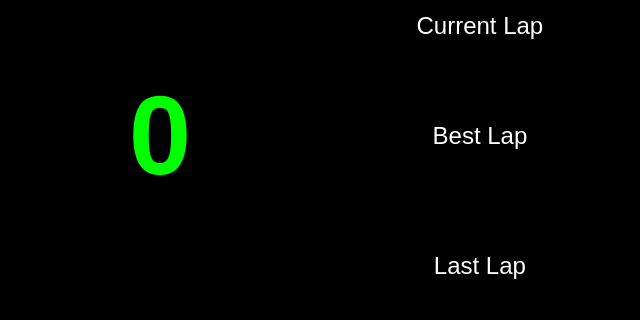
<?xml version="1.0" encoding="UTF-8"?>
<ui version="4.0">
 <class>Dialog</class>
 <widget class="QDialog" name="Dialog">
  <property name="geometry">
   <rect>
    <x>0</x>
    <y>0</y>
    <width>640</width>
    <height>320</height>
   </rect>
  </property>
  <property name="palette">
   <palette>
    <active>
     <colorrole role="Base">
      <brush brushstyle="SolidPattern">
       <color alpha="255">
        <red>255</red>
        <green>255</green>
        <blue>255</blue>
       </color>
      </brush>
     </colorrole>
     <colorrole role="Window">
      <brush brushstyle="SolidPattern">
       <color alpha="255">
        <red>0</red>
        <green>0</green>
        <blue>0</blue>
       </color>
      </brush>
     </colorrole>
    </active>
    <inactive>
     <colorrole role="Base">
      <brush brushstyle="SolidPattern">
       <color alpha="255">
        <red>255</red>
        <green>255</green>
        <blue>255</blue>
       </color>
      </brush>
     </colorrole>
     <colorrole role="Window">
      <brush brushstyle="SolidPattern">
       <color alpha="255">
        <red>0</red>
        <green>0</green>
        <blue>0</blue>
       </color>
      </brush>
     </colorrole>
    </inactive>
    <disabled>
     <colorrole role="Base">
      <brush brushstyle="SolidPattern">
       <color alpha="255">
        <red>0</red>
        <green>0</green>
        <blue>0</blue>
       </color>
      </brush>
     </colorrole>
     <colorrole role="Window">
      <brush brushstyle="SolidPattern">
       <color alpha="255">
        <red>0</red>
        <green>0</green>
        <blue>0</blue>
       </color>
      </brush>
     </colorrole>
    </disabled>
   </palette>
  </property>
  <property name="windowTitle">
   <string>Dialog</string>
  </property>
  <property name="autoFillBackground">
   <bool>false</bool>
  </property>
  <widget class="QLabel" name="center_value">
   <property name="geometry">
    <rect>
     <x>10</x>
     <y>10</y>
     <width>300</width>
     <height>250</height>
    </rect>
   </property>
   <property name="palette">
    <palette>
     <active>
      <colorrole role="WindowText">
       <brush brushstyle="SolidPattern">
        <color alpha="255">
         <red>0</red>
         <green>255</green>
         <blue>0</blue>
        </color>
       </brush>
      </colorrole>
     </active>
     <inactive>
      <colorrole role="WindowText">
       <brush brushstyle="SolidPattern">
        <color alpha="255">
         <red>0</red>
         <green>255</green>
         <blue>0</blue>
        </color>
       </brush>
      </colorrole>
     </inactive>
     <disabled>
      <colorrole role="WindowText">
       <brush brushstyle="SolidPattern">
        <color alpha="255">
         <red>120</red>
         <green>120</green>
         <blue>120</blue>
        </color>
       </brush>
      </colorrole>
     </disabled>
    </palette>
   </property>
   <property name="font">
    <font>
     <family>Arial</family>
     <pointsize>84</pointsize>
     <weight>75</weight>
     <bold>true</bold>
    </font>
   </property>
   <property name="text">
    <string>0</string>
   </property>
   <property name="alignment">
    <set>Qt::AlignCenter</set>
   </property>
  </widget>
  <widget class="QLabel" name="label_2">
   <property name="geometry">
    <rect>
     <x>330</x>
     <y>10</y>
     <width>300</width>
     <height>31</height>
    </rect>
   </property>
   <property name="palette">
    <palette>
     <active>
      <colorrole role="WindowText">
       <brush brushstyle="SolidPattern">
        <color alpha="255">
         <red>255</red>
         <green>255</green>
         <blue>255</blue>
        </color>
       </brush>
      </colorrole>
     </active>
     <inactive>
      <colorrole role="WindowText">
       <brush brushstyle="SolidPattern">
        <color alpha="255">
         <red>255</red>
         <green>255</green>
         <blue>255</blue>
        </color>
       </brush>
      </colorrole>
     </inactive>
     <disabled>
      <colorrole role="WindowText">
       <brush brushstyle="SolidPattern">
        <color alpha="255">
         <red>120</red>
         <green>120</green>
         <blue>120</blue>
        </color>
       </brush>
      </colorrole>
     </disabled>
    </palette>
   </property>
   <property name="font">
    <font>
     <family>Arial</family>
     <pointsize>18</pointsize>
    </font>
   </property>
   <property name="text">
    <string>Current Lap</string>
   </property>
   <property name="alignment">
    <set>Qt::AlignCenter</set>
   </property>
  </widget>
  <widget class="QLabel" name="current_lap">
   <property name="geometry">
    <rect>
     <x>330</x>
     <y>40</y>
     <width>300</width>
     <height>31</height>
    </rect>
   </property>
   <property name="palette">
    <palette>
     <active>
      <colorrole role="WindowText">
       <brush brushstyle="SolidPattern">
        <color alpha="255">
         <red>255</red>
         <green>255</green>
         <blue>255</blue>
        </color>
       </brush>
      </colorrole>
     </active>
     <inactive>
      <colorrole role="WindowText">
       <brush brushstyle="SolidPattern">
        <color alpha="255">
         <red>255</red>
         <green>255</green>
         <blue>255</blue>
        </color>
       </brush>
      </colorrole>
     </inactive>
     <disabled>
      <colorrole role="WindowText">
       <brush brushstyle="SolidPattern">
        <color alpha="255">
         <red>120</red>
         <green>120</green>
         <blue>120</blue>
        </color>
       </brush>
      </colorrole>
     </disabled>
    </palette>
   </property>
   <property name="font">
    <font>
     <family>Arial</family>
     <pointsize>18</pointsize>
     <weight>75</weight>
     <bold>true</bold>
    </font>
   </property>
   <property name="text">
    <string/>
   </property>
   <property name="alignment">
    <set>Qt::AlignCenter</set>
   </property>
  </widget>
  <widget class="QLabel" name="label_4">
   <property name="geometry">
    <rect>
     <x>330</x>
     <y>120</y>
     <width>300</width>
     <height>31</height>
    </rect>
   </property>
   <property name="palette">
    <palette>
     <active>
      <colorrole role="WindowText">
       <brush brushstyle="SolidPattern">
        <color alpha="255">
         <red>255</red>
         <green>255</green>
         <blue>255</blue>
        </color>
       </brush>
      </colorrole>
     </active>
     <inactive>
      <colorrole role="WindowText">
       <brush brushstyle="SolidPattern">
        <color alpha="255">
         <red>255</red>
         <green>255</green>
         <blue>255</blue>
        </color>
       </brush>
      </colorrole>
     </inactive>
     <disabled>
      <colorrole role="WindowText">
       <brush brushstyle="SolidPattern">
        <color alpha="255">
         <red>120</red>
         <green>120</green>
         <blue>120</blue>
        </color>
       </brush>
      </colorrole>
     </disabled>
    </palette>
   </property>
   <property name="font">
    <font>
     <family>Arial</family>
     <pointsize>18</pointsize>
    </font>
   </property>
   <property name="text">
    <string>Best Lap</string>
   </property>
   <property name="alignment">
    <set>Qt::AlignCenter</set>
   </property>
  </widget>
  <widget class="QLabel" name="best_lap">
   <property name="geometry">
    <rect>
     <x>330</x>
     <y>150</y>
     <width>300</width>
     <height>31</height>
    </rect>
   </property>
   <property name="palette">
    <palette>
     <active>
      <colorrole role="WindowText">
       <brush brushstyle="SolidPattern">
        <color alpha="255">
         <red>255</red>
         <green>255</green>
         <blue>255</blue>
        </color>
       </brush>
      </colorrole>
     </active>
     <inactive>
      <colorrole role="WindowText">
       <brush brushstyle="SolidPattern">
        <color alpha="255">
         <red>255</red>
         <green>255</green>
         <blue>255</blue>
        </color>
       </brush>
      </colorrole>
     </inactive>
     <disabled>
      <colorrole role="WindowText">
       <brush brushstyle="SolidPattern">
        <color alpha="255">
         <red>120</red>
         <green>120</green>
         <blue>120</blue>
        </color>
       </brush>
      </colorrole>
     </disabled>
    </palette>
   </property>
   <property name="font">
    <font>
     <family>Arial</family>
     <pointsize>18</pointsize>
     <weight>75</weight>
     <bold>true</bold>
    </font>
   </property>
   <property name="text">
    <string/>
   </property>
   <property name="alignment">
    <set>Qt::AlignCenter</set>
   </property>
  </widget>
  <widget class="QLabel" name="label_6">
   <property name="geometry">
    <rect>
     <x>330</x>
     <y>250</y>
     <width>300</width>
     <height>31</height>
    </rect>
   </property>
   <property name="palette">
    <palette>
     <active>
      <colorrole role="WindowText">
       <brush brushstyle="SolidPattern">
        <color alpha="255">
         <red>255</red>
         <green>255</green>
         <blue>255</blue>
        </color>
       </brush>
      </colorrole>
     </active>
     <inactive>
      <colorrole role="WindowText">
       <brush brushstyle="SolidPattern">
        <color alpha="255">
         <red>255</red>
         <green>255</green>
         <blue>255</blue>
        </color>
       </brush>
      </colorrole>
     </inactive>
     <disabled>
      <colorrole role="WindowText">
       <brush brushstyle="SolidPattern">
        <color alpha="255">
         <red>120</red>
         <green>120</green>
         <blue>120</blue>
        </color>
       </brush>
      </colorrole>
     </disabled>
    </palette>
   </property>
   <property name="font">
    <font>
     <family>Arial</family>
     <pointsize>18</pointsize>
    </font>
   </property>
   <property name="text">
    <string>Last Lap</string>
   </property>
   <property name="alignment">
    <set>Qt::AlignCenter</set>
   </property>
  </widget>
  <widget class="QLabel" name="last_lap">
   <property name="geometry">
    <rect>
     <x>330</x>
     <y>280</y>
     <width>300</width>
     <height>31</height>
    </rect>
   </property>
   <property name="palette">
    <palette>
     <active>
      <colorrole role="WindowText">
       <brush brushstyle="SolidPattern">
        <color alpha="255">
         <red>255</red>
         <green>255</green>
         <blue>255</blue>
        </color>
       </brush>
      </colorrole>
     </active>
     <inactive>
      <colorrole role="WindowText">
       <brush brushstyle="SolidPattern">
        <color alpha="255">
         <red>255</red>
         <green>255</green>
         <blue>255</blue>
        </color>
       </brush>
      </colorrole>
     </inactive>
     <disabled>
      <colorrole role="WindowText">
       <brush brushstyle="SolidPattern">
        <color alpha="255">
         <red>120</red>
         <green>120</green>
         <blue>120</blue>
        </color>
       </brush>
      </colorrole>
     </disabled>
    </palette>
   </property>
   <property name="font">
    <font>
     <family>Arial</family>
     <pointsize>18</pointsize>
     <weight>75</weight>
     <bold>true</bold>
    </font>
   </property>
   <property name="text">
    <string/>
   </property>
   <property name="alignment">
    <set>Qt::AlignCenter</set>
   </property>
  </widget>
  <widget class="QLabel" name="bottom_left_value">
   <property name="geometry">
    <rect>
     <x>10</x>
     <y>270</y>
     <width>140</width>
     <height>40</height>
    </rect>
   </property>
   <property name="palette">
    <palette>
     <active>
      <colorrole role="Text">
       <brush brushstyle="SolidPattern">
        <color alpha="255">
         <red>255</red>
         <green>255</green>
         <blue>255</blue>
        </color>
       </brush>
      </colorrole>
     </active>
     <inactive>
      <colorrole role="Text">
       <brush brushstyle="SolidPattern">
        <color alpha="255">
         <red>255</red>
         <green>255</green>
         <blue>255</blue>
        </color>
       </brush>
      </colorrole>
     </inactive>
     <disabled>
      <colorrole role="Text">
       <brush brushstyle="SolidPattern">
        <color alpha="255">
         <red>120</red>
         <green>120</green>
         <blue>120</blue>
        </color>
       </brush>
      </colorrole>
     </disabled>
    </palette>
   </property>
   <property name="font">
    <font>
     <family>Arial</family>
     <pointsize>22</pointsize>
    </font>
   </property>
   <property name="text">
    <string>TextLabel</string>
   </property>
  </widget>
  <widget class="QLabel" name="bottom_right_value">
   <property name="geometry">
    <rect>
     <x>170</x>
     <y>270</y>
     <width>140</width>
     <height>40</height>
    </rect>
   </property>
   <property name="palette">
    <palette>
     <active>
      <colorrole role="Text">
       <brush brushstyle="SolidPattern">
        <color alpha="255">
         <red>255</red>
         <green>255</green>
         <blue>255</blue>
        </color>
       </brush>
      </colorrole>
     </active>
     <inactive>
      <colorrole role="Text">
       <brush brushstyle="SolidPattern">
        <color alpha="255">
         <red>255</red>
         <green>255</green>
         <blue>255</blue>
        </color>
       </brush>
      </colorrole>
     </inactive>
     <disabled>
      <colorrole role="Text">
       <brush brushstyle="SolidPattern">
        <color alpha="255">
         <red>120</red>
         <green>120</green>
         <blue>120</blue>
        </color>
       </brush>
      </colorrole>
     </disabled>
    </palette>
   </property>
   <property name="font">
    <font>
     <family>Arial</family>
     <pointsize>22</pointsize>
    </font>
   </property>
   <property name="text">
    <string>TextLabel</string>
   </property>
  </widget>
 </widget>
 <resources/>
 <connections/>
</ui>
